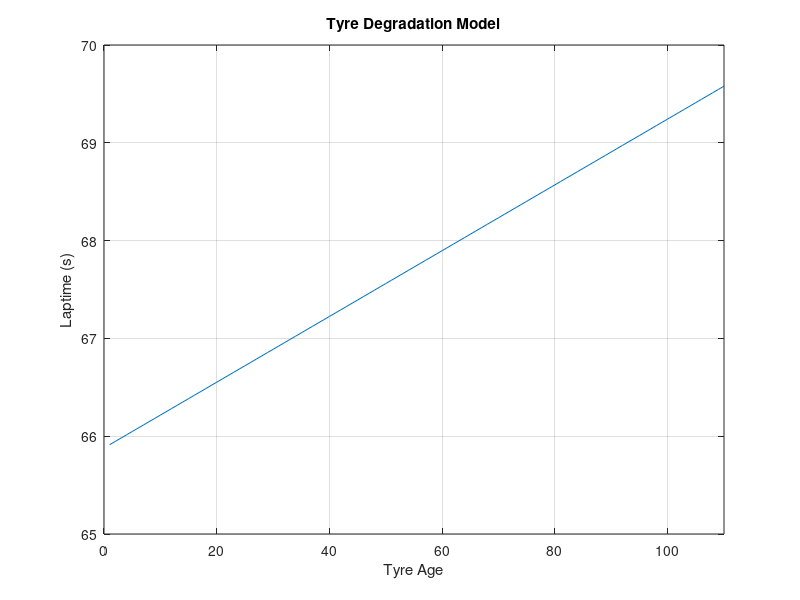
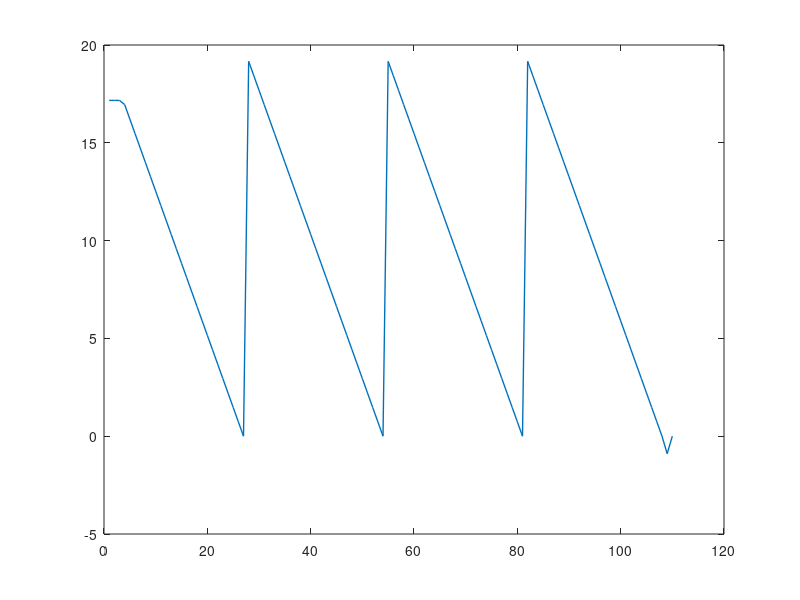

MATLAB code for these plots, in order: (Note: this script raises an error after producing the figures.)
%% Race Strategy Modelling for Mini-Endurance Races (2-3 Hours)

% Anglesey coastal circuit length = 1.550 Miles

totalLapNumber = 110; % laps estimated for Anglesey Endurance round (2hours)
lapNumber = 1:totalLapNumber;

%% Refuelling Stops Required

fuelTankVolume = 33; % L fuel tank size
fuelDensity = 0.787; % kg/l
fuelTankMass_kg = fuelTankVolume .* fuelDensity;  % kg

raceDuration = 2; % hours
raceDuration_sec = raceDuration*60*60; % seconds

%% Energy Use and PWT Parameters

EnergyUsePerLap = 2.4;  % kWh

BatteryCapacity = 8.9;    % kWh
ICECapacity = 110.55;     % kWh
GeneratorEfficiency = 0.85*0.9; % Percentage of ICE output to battery

ICE_UsableEnergy = ICECapacity * GeneratorEfficiency; % ICE energy amount able to become battery charge.

Battery_InitialCharge = BatteryCapacity;

%% Fuel-Burn Laptime Correction

% Minimum Number of Stops: 1 (2 sets of tyres available)
% Stint lengths of the half tyre life - 27 laps. (3-Stop Strategy)

initialLaptime = 65.913;   %seconds

timePerKg = 0.006;   % seconds of laptime gain per kg fuel used
fuelBurnRate = 7.8962e-3;  % kg/s fuel burn rate while the ICE is running

ICE_runtime = fuelTankMass_kg/fuelBurnRate; % Maximum runtime on a full tank of fuel

%% Tyre Wear Forecast

trackLength = 1.550; % Miles
tyreWearPerMile = 0.0217; % s/mile
tyreWearFactor = tyreWearPerMile .* trackLength;  %seconds/lap

tyreAge = 1:totalLapNumber; %laps

%% Tyre Limit

tyreAgeLimit_miles = 85; % miles
tyreAgeLimit_laps = tyreAgeLimit_miles / trackLength;

%% Define Stint Lengths and Initial ICE SOC/Fuel Requirements

Stint_Length = 27; %laps
Energy_Per_Stint = Stint_Length .* EnergyUsePerLap;

ICE_InitialSOC = (Energy_Per_Stint - Battery_InitialCharge); % kWh
fuelMass_Initial = (ICE_InitialSOC/ICE_UsableEnergy) * fuelTankMass_kg; % Fuel mass for stint 1.

refuelAmount_kg = (Energy_Per_Stint/ICE_UsableEnergy) * fuelTankMass_kg; % Amount for each refuel.

%% Laptime Forecast

tyreDegModelLaptime = initialLaptime + (tyreWearFactor .* (tyreAge-1));

%% Pitstop Duration

refuelRate = 3; %L/s
refuelRate_kg = refuelRate * fuelDensity;
refuelTime = refuelAmount_kg/refuelRate_kg;
fullTankFillTime = fuelTankVolume/refuelRate; %time for full refuel while stationary from empty

tyreChangeTime = 40; %s time cost while stationary changing tyres

pitLaneTime = 15; %s time cost in driving through pits

%% Plot Laptime Progression due to Tyre Wear Only

% Visualising the laptime dropoff under the assumption of no fuel burn,
% pitstops, refuelling or tyre changes.

plot(lapNumber,tyreDegModelLaptime)
xlabel("Tyre Age")
ylabel("Laptime (s)")
xlim([0 totalLapNumber])
title("Tyre Degradation Model")
grid on

%% Determine Race Laptimes from Tyre Deg, Pitstops and Fuel Correction.

lapTime = zeros(1,totalLapNumber);
raceTimeRemaining = zeros(1,totalLapNumber);

fuelRemaining_kg = zeros(1,totalLapNumber);
batterySOC_kWh = zeros(1,totalLapNumber);
ICE_SOC_kWh = zeros(1,totalLapNumber);
numberOfPitstops = 0;
numberOFTyreChanges = 0;
finalRefuel = 0;
stint_number = 1;

for i = 1:totalLapNumber
    if i == 1
        batterySOC_kWh(i) = Battery_InitialCharge - EnergyUsePerLap;
        ICE_SOC_kWh(i) = ICE_InitialSOC;
    elseif i~=1 && batterySOC_kWh(i-1) >= EnergyUsePerLap
        batterySOC_kWh(i) = batterySOC_kWh(i-1) - EnergyUsePerLap;
        ICE_SOC_kWh(i) = ICE_InitialSOC;
    elseif i~=1 && batterySOC_kWh(i-1) < EnergyUsePerLap % && ICE_SOC_kWh(i-1) > EnergyUsePerLap
        if ICE_SOC_kWh(i-1) >= EnergyUsePerLap
            batterySOC_kWh(i) = 0;
            ICE_SOC_kWh(i) = ICE_SOC_kWh(i-1) - (EnergyUsePerLap - batterySOC_kWh(i-1));
        end
    end
    fuelRemaining_kg(i) = (ICE_SOC_kWh(i)/ICE_UsableEnergy) .* fuelTankMass_kg;
    lapTime(i) = lapTime(i) + initialLaptime + (tyreWearFactor .* (tyreAge(i)-1)) - ((fuelMass_Initial - fuelRemaining_kg(1)) .* timePerKg);
    raceTimeRemaining = raceDuration_sec - cumsum(lapTime);
    if i == Stint_Length
        numberOfPitstops = numberOfPitstops + 1;
        stint_number = stint_number + 1;
        ICE_SOC_kWh(i+1) = Energy_Per_Stint - EnergyUsePerLap;
        lapTime(i+1) = pitLaneTime + (refuelAmount_kg/refuelRate_kg);
    elseif i == (2*Stint_Length)
        numberOfPitstops = numberOfPitstops + 1;
        stint_number = stint_number + 1;
        numberOFTyreChanges = numberOFTyreChanges + 1;
        tyreChangeLap = i;
        tyreAge(tyreChangeLap:totalLapNumber) = lapNumber(1:(totalLapNumber-tyreChangeLap+1)); % Update tyreAge vector to reflect fresh tyres from this point
        ICE_SOC_kWh(i+1) = Energy_Per_Stint - EnergyUsePerLap;
        lapTime(i+1) = pitLaneTime + tyreChangeTime - (refuelAmount_kg/refuelRate_kg);
    elseif i == (3*Stint_Length)
        numberOfPitstops = numberOfPitstops + 1;
        stint_number = stint_number + 1;
        if raceTimeRemaining(i) < ICE_runtime*(refuelAmount_kg/fuelTankMass_kg)
            ICE_SOC_kWh(i+1) = Energy_Per_Stint - EnergyUsePerLap;
            lapTime(i+1) = pitLaneTime + (refuelAmount_kg/refuelRate_kg);
        else
            ICE_SOC_kWh(i+1) = ICE_UsableEnergy - EnergyUsePerLap;
            lapTime(i+1) = pitLaneTime + (fuelTankMass_kg/refuelRate_kg);           
        end
    elseif ICE_SOC_kWh(i) < EnergyUsePerLap && finalRefuel ~= 1
        numberOfPitstops = numberOfPitstops + 1;
        finalRefuel = 1;
        stint_number = stint_number + 1;
        ICE_SOC_kWh(i+1) = (((raceTimeRemaining(i)+90)*fuelBurnRate)/fuelTankMass_kg)*ICE_UsableEnergy - EnergyUsePerLap;
        lapTime(i+1) = pitLaneTime + (refuelAmount_kg/refuelRate_kg); 
    end
end

% for i = 1:totalLapNumber
%     if i == 1
%         fuelRemaining_l(i) = fuelTankVolume - fuelBurnPerLap_l;
%     elseif i~=1 && fuelRemaining_l(i-1) >= fuelBurnPerLap_l
%         fuelRemaining_l(i) = fuelRemaining_l(i-1) - fuelBurnPerLap_l;
%     end
%     lapTime(i) = lapTime(i) + initialLaptime + (tyreWearFactor .* (tyreAge(i)-1)) - ((fuelTankVolume - fuelRemaining_l(i)) .* fuelDensity .* timePerKg);
%     raceTimeRemaining = raceDuration_sec - cumsum(lapTime);
%     if fuelRemaining_l(i) < fuelBurnPerLap_l
%         if (raceTimeRemaining(i) >= fullTankBurnTime_sec) && (i ~= totalLapNumber)
%             numberOfPitstops = numberOfPitstops + 1;
%             fuelRemaining_l(i+1) = fuelTankVolume - fuelBurnPerLap_l;
%             lapTime(i+1) = pitLaneTime + (fuelTankVolume-fuelRemaining_l(i))/refuelRate;
%             if tyreAgeLimit_laps - tyreAge(i) < (fuelTankVolume/fuelBurnPerLap_l)
%                 % Change tyres as they will die before next refuel stop
%                 lapTime(i+1) = lapTime(i+1) + tyreChangeTime - (fuelTankVolume-fuelRemaining_l(i))/refuelRate;
%                 tyreChangeLap = i;
%                 tyreAge(tyreChangeLap:totalLapNumber) = lapNumber(1:(totalLapNumber-tyreChangeLap+1)); % Update tyreAge vector to reflect fresh tyres from this point
%             end
%         elseif (raceTimeRemaining(i) < fullTankBurnTime_sec) & (finalRefuel ~= 1)
%             % Only fill to required amount to finish the race
%             finalRefuel = 1;
%             numberOfPitstops = numberOfPitstops + 1;
%             finalStintFuelVolume = ((engineConsumption/fuelDensity)/(60*60)) .* raceTimeRemaining(i-3);
%             fuelRemaining_l(i+1) = finalStintFuelVolume - fuelBurnPerLap_l;
%             lapTime(i+1) = pitLaneTime + (finalStintFuelVolume-fuelRemaining_l(i))/refuelRate;
%         end
%     end
% end

% Consider only refuelling for the final time the right amount to finish
% the race, given the known engine consumption, and time remaining in the
% event.

% Time remaining = race duration - cumulative sum of laptimes
% Fuel required to complete final stint = (consumption (kg/h) / density
% (kg/l)) * time remaining

% if lapTime(i) > raceTimeRemaining(i-1) then final lap is i

%% Sum Laptimes to Find Actual Laps Completed in Race Duration

cumulativeRaceTime = cumsum(lapTime);
lapsComplete = 0;

for i = 1:length(cumulativeRaceTime)
    if lapsComplete == 0
        if cumulativeRaceTime(i) > raceDuration_sec
            lapsComplete = i;
        end
    end
end

%% Plot Fuel Level

figure(2)
plot(lapNumber, fuelRemaining_kg,"LineWidth",1)
hold on
xline(lapsComplete,"LineWidth",1)
xlabel('Lap Number')
ylabel('Fuel Mass (kg)')
xlim([1,totalLapNumber])
ylim([0,26])
title('Full Race Distance Fuel Mass')
grid on
hold off

%% Plot ICE SOC

figure(3)
plot(lapNumber, ICE_SOC_kWh,"LineWidth",1)
hold on
xline(lapsComplete,"LineWidth",1)
xlabel('Lap Number')
ylabel('ICE State of Charge (kWh)')
xlim([1,totalLapNumber])
ylim([0,85])
title('Full Race Distance ICE SOC')
grid on
hold off

%% Plot Laptimes

figure(4)
plot(lapNumber, lapTime,"LineWidth",1)
hold on
xline(lapsComplete,"LineWidth",1)
xlabel('Lap Number')
ylabel('Laptimes (s)')
xlim([1,totalLapNumber])
ylim([60,120])
title('Full Race Laptimes - Anglesey Coastal Circuit 2hr Endurance')
grid on
hold off

%% Gapper Plot with Calcs to Reference Average Laptime

% lapTimesCompleted = lapTime(1:lapsComplete);
% isoAvgLapTime = cumulativeRaceTime(lapsComplete)/lapsComplete;
% 
% isoPace = cumsum(ones(1, length(lapTimesCompleted)) .* isoAvgLapTime);
% isoPaceDelta = cumulativeRaceTime(1:lapsComplete) - isoPace;
% 
% figure(4)
% plot(1:lapsComplete,isoPaceDelta,"LineWidth",1)
% title('Endurance Race Laptime Delta to Reference Average Laptime')
% xlabel('Lap Number')
% ylabel('Delta to Average (s)')
% grid on
% xlim([1,lapsComplete])